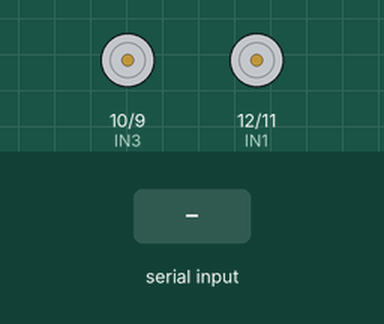
Recording of a sketch running on a simulated Arduino Uno, built with avr-gcc and run on an emulated ATmega328P. Shown: motor-driver pin pairs drawn as motors (green arrow = first pin HIGH = forward, orange = second pin HIGH = backward, longer = more drive). Inputs (shaded band) come from the test bench.

Above: at 1.2 s.
1.3 s: "1\n" received over the second serial link
At 1.8 s:
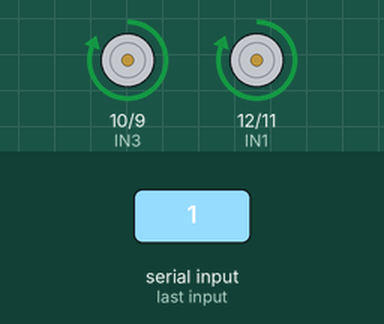
2.8 s: "2\n" received over the second serial link
At 4.0 s:
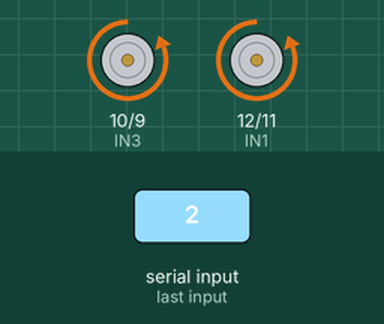
4.3 s: "3\n" received over the second serial link
At 5.3 s:
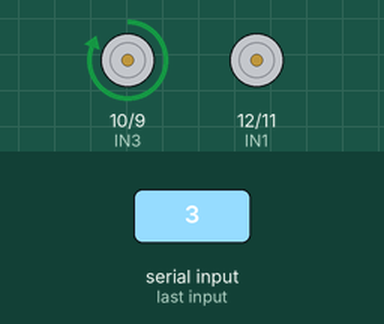
5.8 s: "4\n" received over the second serial link
At 6.4 s:
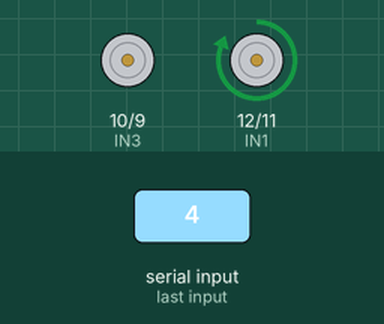
7.3 s: "5\n" received over the second serial link
At 7.6 s:
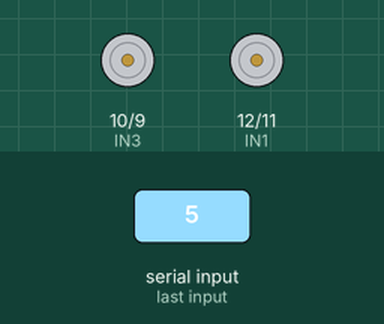
Timing chart, 0 to 9.8 s (numbered marks = the images above; inputs shaded):
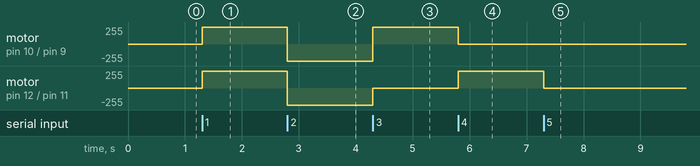

Measured:
- after the input at 1.3 s, motor on pin 10 (IN3) / pin 9 (IN4), motor on pin 12 (IN1) / pin 11 (IN2): stopped → forward 255/255 at once
- after the input at 2.8 s, motor on pin 10 (IN3) / pin 9 (IN4), motor on pin 12 (IN1) / pin 11 (IN2): forward 255/255 → backward 255/255 at once
- after the input at 4.3 s, motor on pin 10 (IN3) / pin 9 (IN4): backward 255/255 → forward 255/255 at once; motor on pin 12 (IN1) / pin 11 (IN2): backward 255/255 → stopped at once
- after the input at 5.8 s, motor on pin 10 (IN3) / pin 9 (IN4): forward 255/255 → stopped at once; motor on pin 12 (IN1) / pin 11 (IN2): stopped → forward 255/255 at once
- after the input at 7.3 s, motor on pin 12 (IN1) / pin 11 (IN2): forward 255/255 → stopped at once

The sketch:

bluetooth_car.ino
```cpp
#include<SoftwareSerial.h>

#define IN1 12
#define IN2 11
#define IN3 10
#define IN4 9
//#define EN1 6
//#define EN2 5

SoftwareSerial mySerial(2, 3); // RX, TX

String data;
int btVal;

void setup()
{
  //Serial.begin(115200);
  pinMode(IN1, OUTPUT);
  pinMode(IN2, OUTPUT);
  pinMode(IN3, OUTPUT);
  pinMode(IN4, OUTPUT);
  //pinMode(EN1, OUTPUT);
  //pinMode(EN2, OUTPUT);
  digitalWrite(IN1, LOW);
  digitalWrite(IN2, LOW);
  digitalWrite(IN3, LOW);
  digitalWrite(IN4, LOW);
  //analogWrite(EN1,63);
  //analogWrite(EN2,63);
  mySerial.begin(9600);
}

void loop()
{
 while (mySerial.available())
 {
  {
      data = mySerial.readStringUntil('\n');
      //Serial.print(str);
  }

    btVal = (data.toInt());
    //Serial.print("BlueTooth Value ");
    //Serial.println(btVal);


  switch (btVal)
   {
      case 1:
        //Serial.println("Forward");
        forward();
        break;

      case 2:
       //Serial.println("Reverse");
        reverse();
        break;

      case 3:
       //Serial.println("Left");
        left();
        break;

      case 4:
        //Serial.println("Right");
        right();
        break;

      case 5:
        //Serial.println("Stop");
        stoprobot();
        break;

  }

 }


   if (mySerial.available() < 0)
    {
     //Serial.println("No Bluetooth Data ");
    }

}

void forward()
{
  digitalWrite(IN1, HIGH);
  digitalWrite(IN2, LOW);
  digitalWrite(IN3, HIGH);
  digitalWrite(IN4, LOW);
}

void reverse()
{
  digitalWrite(IN1, LOW);
  digitalWrite(IN2, HIGH);
  digitalWrite(IN3, LOW);
  digitalWrite(IN4, HIGH);
}

void left()
{
  digitalWrite(IN1, LOW);
  digitalWrite(IN2, LOW);
  digitalWrite(IN3, HIGH);
  digitalWrite(IN4, LOW);
}

void right()
{
  digitalWrite(IN1, HIGH);
  digitalWrite(IN2, LOW);
  digitalWrite(IN3, LOW);
  digitalWrite(IN4, LOW);
}

void stoprobot()
{
  digitalWrite(IN1, LOW);
  digitalWrite(IN2, LOW);
  digitalWrite(IN3, LOW);
  digitalWrite(IN4, LOW);
}
```
